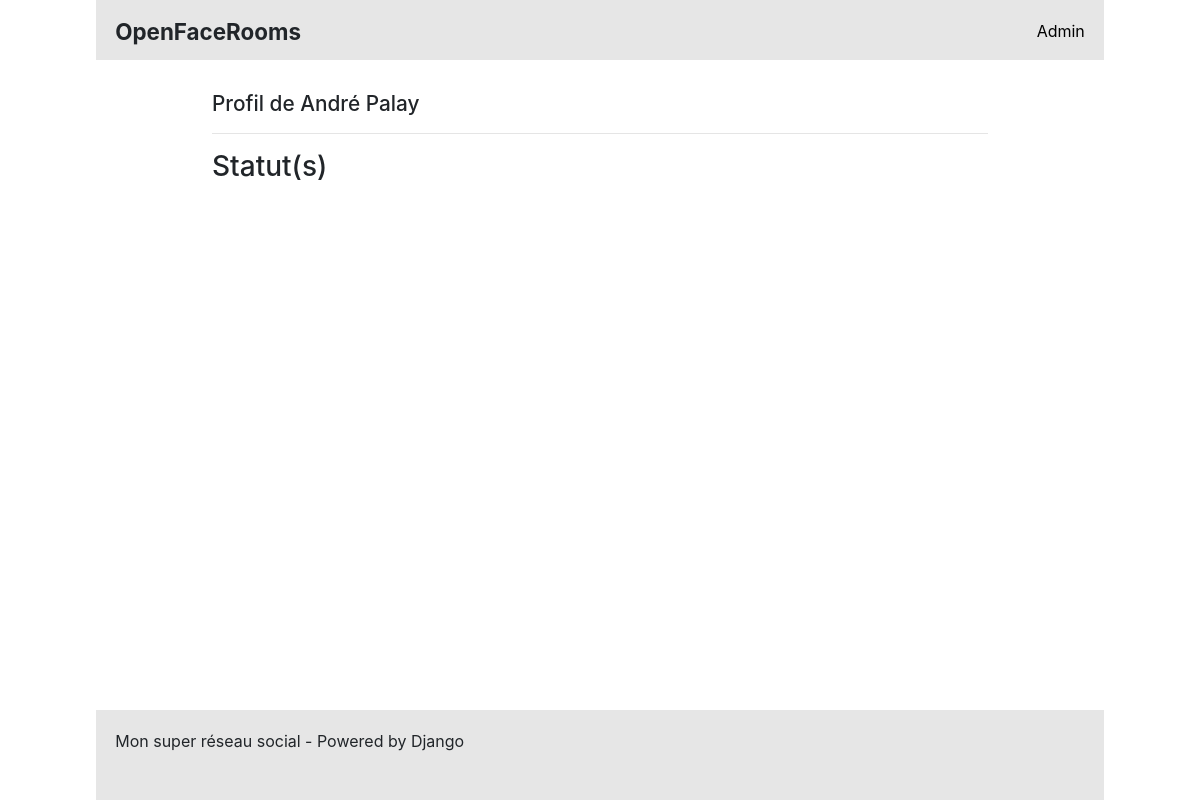
/profile/2, run on an earlier commit of the app's database.
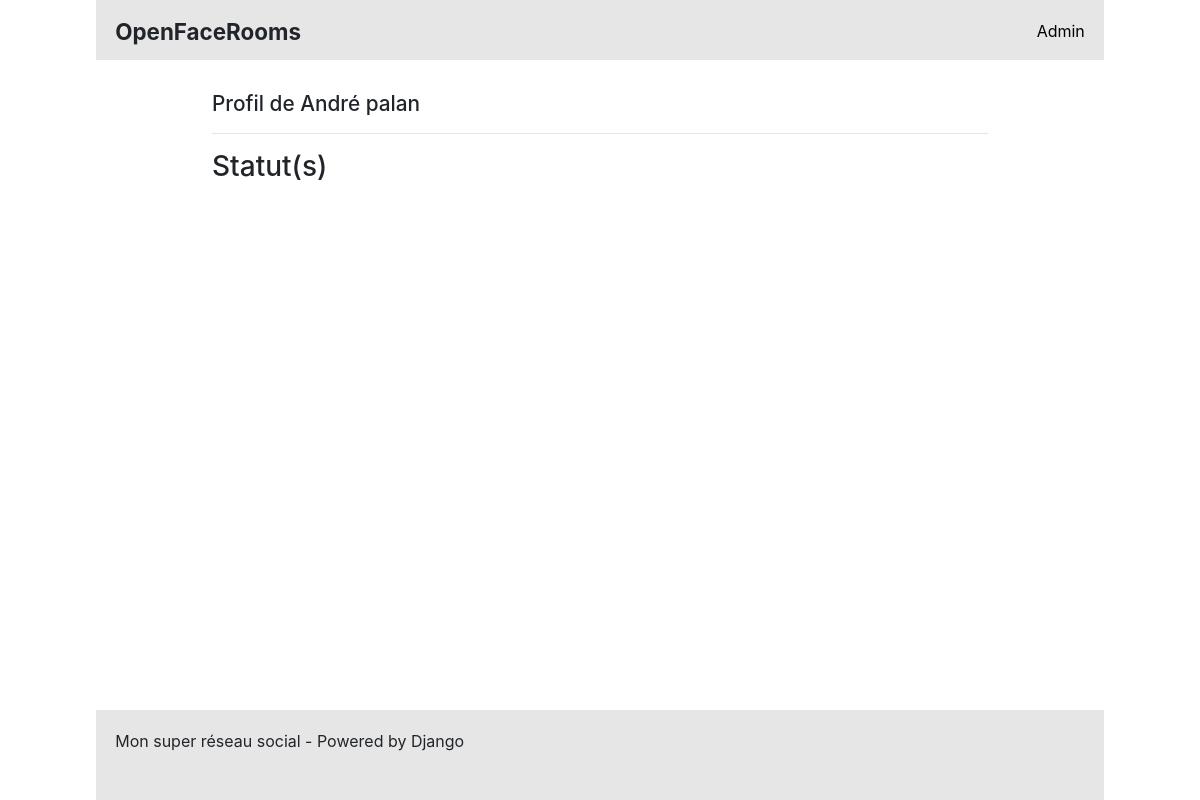
And on a later commit of the database.
### social/models.py (models this page shows)
class Profile(models.Model):
    firstname = models.CharField(max_length=100)
    lastname  = models.CharField(max_length=100)
    user      = models.ForeignKey(User, on_delete=models.CASCADE) #Todo manage User model
    date      = models.DateTimeField(default=timezone.now, verbose_name="Date de création")
    class Meta:
        verbose_name="Profil"
    def __str__(self):
        return "Profil de {} {}".format(self.firstname, self.lastname)

### social/views.py (the view)
# urls.py: path('profile/<id>', views.show_profile, name='show_profile'),
def show_profile(request, id):
    try:
        profile = Profile.objects.get(id=id)
    except:
        raise Http404
    form = CommentForm(request.POST or None)
    if form.is_valid():
        comment = Comment()
        comment.content = request.POST['content']
        comment.status = Status.objects.get(id=request.POST['status'])
        comment.author = Profile.objects.get(id=id)
        comment.save()
    statutes = Status.objects.filter(profile=profile)
    for status in statutes:
        comments = Comment.objects.filter(status=status)
    return render(request, 'social/show_profile.html', locals())

### social/templates/social/show_profile.html (shortened to what this page needs)
{% extends "base.html" %}
{% block content%}
	<h2>{{ profile }}</h2>
	<hr>
	<h3>Statut(s)</h3>
	<br>
{% endblock%}

What changed in the data, as far as the page shows it:
changed Profile: firstname+lastname "Profil de André Palay" → "Profil de André palan"
